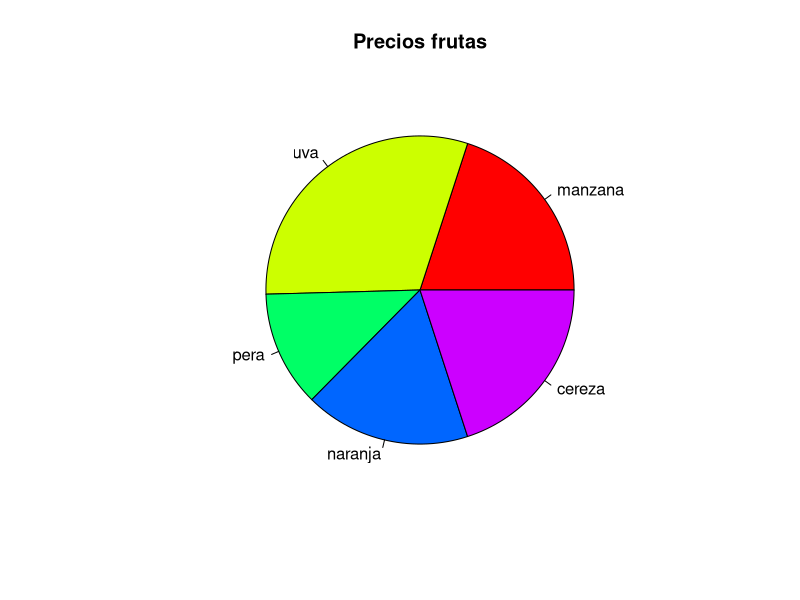
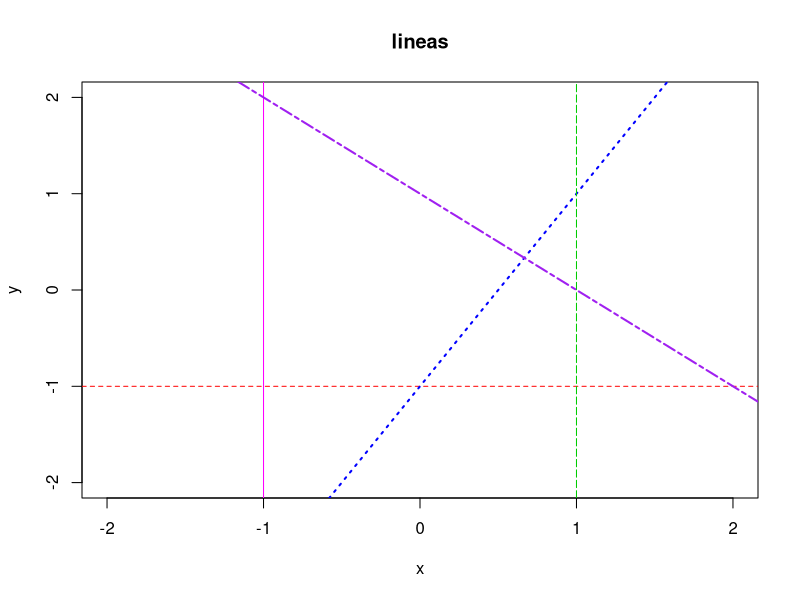
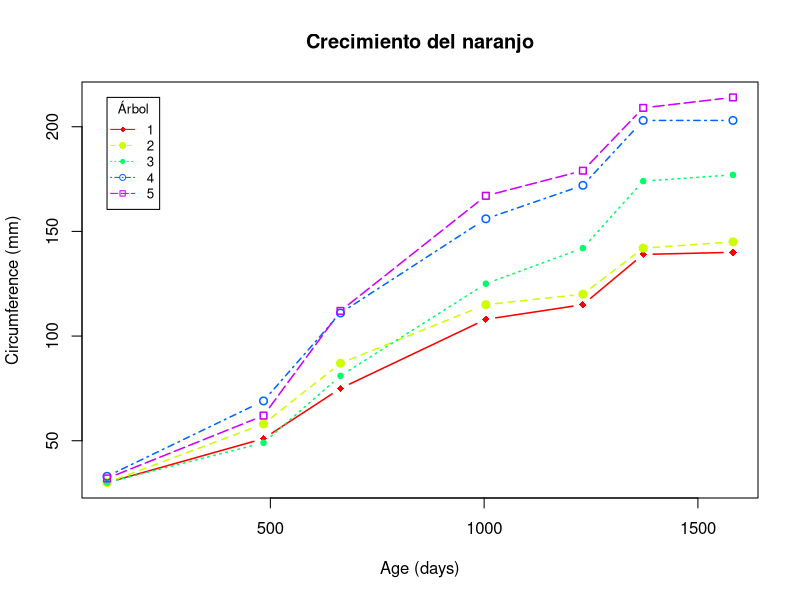

These figures' R source, in order:
#hice un gráfico de pie
precios=c(0.23, 0.35, 0.14, 0.2, 0.23)
names(precios)=c("manzana", "uva", "pera", "naranja", "cereza")
pie(precios,col=rainbow(length(names(precios))),main="Precios frutas")

#hice un grafico de puras lineas
x=c(-2,-1,0,1,2)
y=c(-2,-1,0,1,2)
plot(x, y, main = "lineas", type = "n")
abline(v = -1, lty = 1, col = "magenta")
abline(h = -1, lty = 2, col = "red")
abline(-1, 2, lty = 3, col = "blue", lwd = 2)
abline(v = 1, lty = 5, col = "green3")
abline(1, -1, lty = 6, col = "purple", lwd = 2)

#GRAFICO DE LINEAS BONITO
# Convertir un factor a un vector numérico
Orange$Tree <- as.numeric(Orange$Tree)
ntrees <- max(Orange$Tree)  # máx árboles 

# Rango de x e y
xrange <- range(Orange$age)
yrange <- range(Orange$circumference)

# Crear el gráfico con sus dimensiones
plot(xrange, yrange, type = "n", xlab = "Age (days)", ylab = "Circumference (mm)")

# Colores, lineas y caracteres
colors <- rainbow(ntrees)
ltipo <- c(1:ntrees)
char <- seq(18, 18 + ntrees, 1)

# Añadir las lineas al gráfico
for (i in 1:ntrees) {
  tree <- subset(Orange, Tree == i)
  lines(tree$age, tree$circumference, type = "b", lwd = 1.5, lty = ltipo[i], 
        col = colors[i], pch = char[i])
}
# Añadir un título and sutitulo
title("Crecimiento del naranjo")

# Añadir la leyenda
legend(xrange[1], yrange[2], 1:ntrees, cex = 0.8, col = colors, pch = char, 
       lty = ltipo, title = "Árbol")

